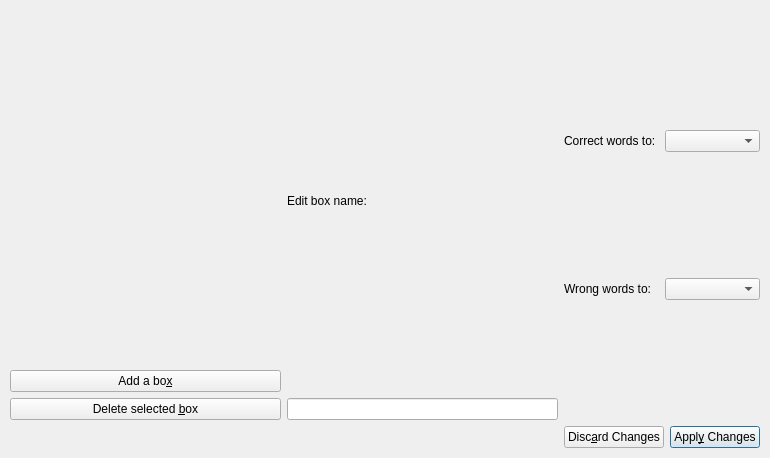
<ui version="4.0" >
 <author></author>
 <comment></comment>
 <exportmacro></exportmacro>
 <class>PrefLeitnerBase</class>
 <widget class="QDialog" name="PrefLeitnerBase" >
  <property name="geometry" >
   <rect>
    <x>0</x>
    <y>0</y>
    <width>770</width>
    <height>458</height>
   </rect>
  </property>
  <property name="windowTitle" >
   <string>Leitner System</string>
  </property>
  <layout class="QGridLayout" >
   <property name="margin" >
    <number>10</number>
   </property>
   <property name="spacing" >
    <number>6</number>
   </property>
   <item row="0" column="0" >
    <layout class="QGridLayout" >
     <property name="margin" >
      <number>0</number>
     </property>
     <property name="spacing" >
      <number>6</number>
     </property>
     <item row="3" column="3" >
      <widget class="QPushButton" name="btnApply" >
       <property name="text" >
        <string>Appl&amp;y Changes</string>
       </property>
      </widget>
     </item>
     <item row="3" column="0" colspan="2" >
      <spacer>
       <property name="orientation" >
        <enum>Qt::Horizontal</enum>
       </property>
       <property name="sizeType" >
        <enum>QSizePolicy::Expanding</enum>
       </property>
       <property name="sizeHint" >
        <size>
         <width>421</width>
         <height>20</height>
        </size>
       </property>
      </spacer>
     </item>
     <item rowspan="3" row="0" column="1" >
      <layout class="QGridLayout" >
       <property name="margin" >
        <number>0</number>
       </property>
       <property name="spacing" >
        <number>6</number>
       </property>
       <item row="1" column="0" >
        <widget class="QLineEdit" name="lndBoxName" />
       </item>
       <item row="0" column="0" >
        <widget class="QLabel" name="lblBoxName" >
         <property name="text" >
          <string>Edit box name:</string>
         </property>
        </widget>
       </item>
      </layout>
     </item>
     <item row="3" column="2" >
      <widget class="QPushButton" name="btnDiscard" >
       <property name="text" >
        <string>Disc&amp;ard Changes</string>
       </property>
      </widget>
     </item>
     <item row="1" column="0" >
      <widget class="QPushButton" name="btnAddBox" >
       <property name="text" >
        <string>Add a bo&amp;x</string>
       </property>
      </widget>
     </item>
     <item row="2" column="0" >
      <widget class="QPushButton" name="btnDeleteBox" >
       <property name="text" >
        <string>Delete selected &amp;box</string>
       </property>
      </widget>
     </item>
     <item rowspan="3" row="0" column="2" colspan="2" >
      <layout class="QGridLayout" >
       <property name="margin" >
        <number>0</number>
       </property>
       <property name="spacing" >
        <number>6</number>
       </property>
       <item row="0" column="0" >
        <widget class="QLabel" name="lblCorrect" >
         <property name="text" >
          <string>Correct words to:</string>
         </property>
        </widget>
       </item>
       <item row="0" column="1" >
        <widget class="QComboBox" name="cmbCorrect" />
       </item>
       <item row="1" column="0" >
        <widget class="QLabel" name="lblWrong" >
         <property name="text" >
          <string>Wrong words to:</string>
         </property>
        </widget>
       </item>
       <item row="1" column="1" >
        <widget class="QComboBox" name="cmbWrong" />
       </item>
      </layout>
     </item>
     <item row="0" column="0" >
      <spacer>
       <property name="orientation" >
        <enum>Qt::Horizontal</enum>
       </property>
       <property name="sizeType" >
        <enum>QSizePolicy::Expanding</enum>
       </property>
       <property name="sizeHint" >
        <size>
         <width>252</width>
         <height>20</height>
        </size>
       </property>
      </spacer>
     </item>
    </layout>
   </item>
  </layout>
 </widget>
 <layoutdefault spacing="6" margin="11" />
 <pixmapfunction>qPixmapFromMimeSource</pixmapfunction>
 <resources/>
 <connections/>
</ui>
